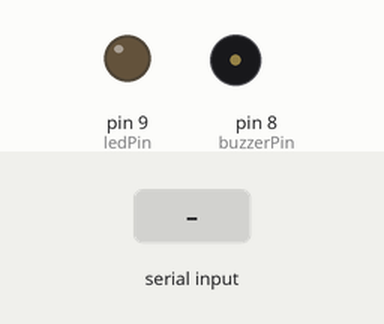
Recording of a sketch running on a simulated Arduino Uno, built with avr-gcc and run on an emulated ATmega328P. Parts: output pins drawn as LEDs (lit = HIGH), buzzer (waves = sounding). The inputs (shaded band) are chosen by the test bench.

Above: at 1.2 s.
1.3 s: "1" received over Serial
At 2.2 s:
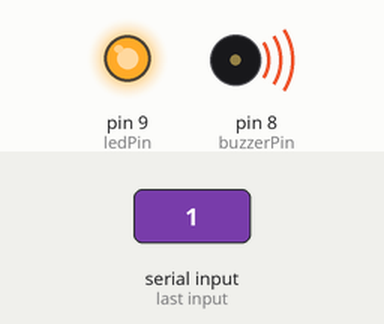
2.8 s: "0" received over Serial
At 3.3 s:
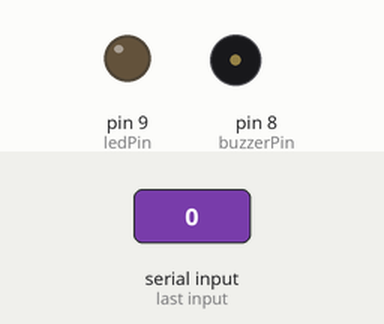
Timing chart, 0 to 5.8 s (numbered marks = the images above; inputs shaded):
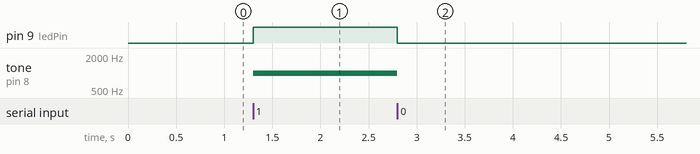

Measured:
- after the input at 1.3 s, pin 9 (ledPin): LOW → HIGH at once; tone on pin 8 (buzzerPin): silent → 1000 Hz at once
- after the input at 2.8 s, pin 9 (ledPin): HIGH → LOW at once; tone on pin 8 (buzzerPin): 1000 Hz → silent at once

The sketch:

anti_somnolence.ino
```cpp
const int buzzerPin = 8;
const int ledPin = 9;

void setup() {
  pinMode(buzzerPin, OUTPUT);
  pinMode(ledPin, OUTPUT);
  // Ouvre le port série pour écouter Python
  Serial.begin(9600);
}

void loop() {
  if (Serial.available() > 0) {
    char command = Serial.read();

    if (command == '1') {
      digitalWrite(ledPin, HIGH); // Allume la LED
      tone(buzzerPin, 1000);      // Fait sonner le buzzer à 1000Hz
    }
    else if (command == '0') {
      digitalWrite(ledPin, LOW);  // Eteint la LED
      noTone(buzzerPin);          // Coupe le son
    }
  }
}
```
